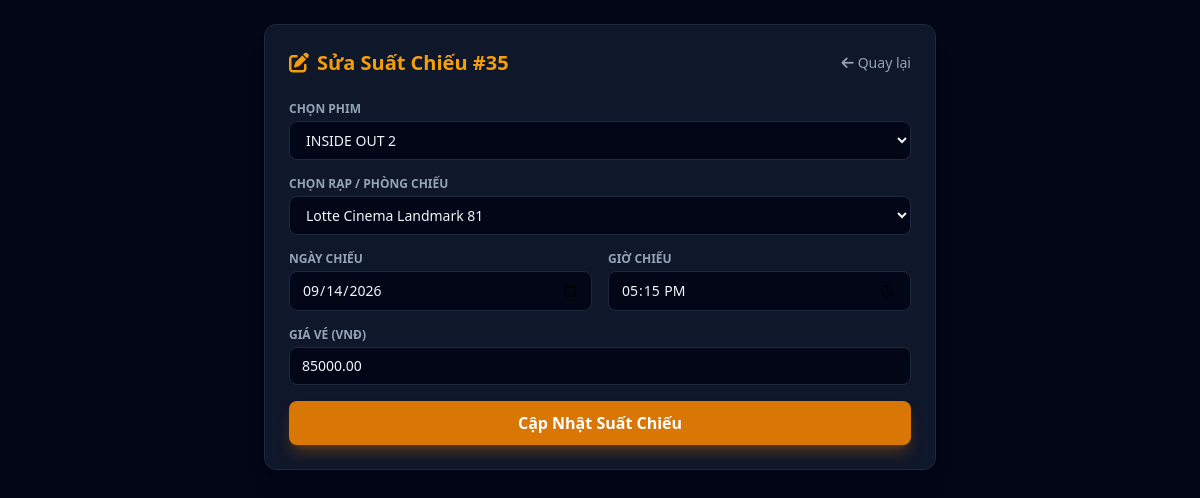
The app's page /admin/showtime_edit.php?id=35 (signed in) with its own data.
### tables this page shows
CREATE TABLE IF NOT EXISTS `showtimes` (
  `id` INT AUTO_INCREMENT PRIMARY KEY,
  `movie_id` INT NOT NULL,
  `cinema_id` INT NOT NULL,
  `show_date` DATE NOT NULL,
  `show_time` TIME NOT NULL,
  `price` DECIMAL(10,2) NOT NULL DEFAULT 75000.00,
  FOREIGN KEY (`movie_id`) REFERENCES `movies`(`id`) ON DELETE CASCADE,
  FOREIGN KEY (`cinema_id`) REFERENCES `cinemas`(`id`) ON DELETE CASCADE
);

CREATE TABLE IF NOT EXISTS `movies` (
  `id` INT AUTO_INCREMENT PRIMARY KEY,
  `title` VARCHAR(255) NOT NULL,
  `director` VARCHAR(255) DEFAULT NULL,
  `cast` TEXT DEFAULT NULL,
  `genre` VARCHAR(255) NOT NULL,
  `duration` INT NOT NULL,
  `release_date` DATE DEFAULT NULL,
  `poster` VARCHAR(255) NOT NULL DEFAULT 'default-poster.jpg',
  `description` TEXT DEFAULT NULL,
  `trailer_url` VARCHAR(255) DEFAULT NULL,
  `status` ENUM('now_showing', 'coming_soon') DEFAULT 'now_showing',
  `created_at` TIMESTAMP DEFAULT CURRENT_TIMESTAMP
);

CREATE TABLE IF NOT EXISTS `cinemas` (
  `id` INT AUTO_INCREMENT PRIMARY KEY,
  `name` VARCHAR(100) NOT NULL,
  `address` VARCHAR(255) NOT NULL
);

### admin/showtime_edit.php (the view, shortened to what this page needs)
<?php
require_once '../config/db.php';
$id = (int)($_GET['id'] ?? 0);
$stmt = $pdo->prepare("SELECT * FROM showtimes WHERE id = ?");
$stmt->execute([$id]);
$showtime = $stmt->fetch();
$movies = $pdo->query("SELECT id, title FROM movies ORDER BY title ASC")->fetchAll();
$cinemas = $pdo->query("SELECT id, name FROM cinemas ORDER BY name ASC")->fetchAll();
?>
<!DOCTYPE html>
<html lang="vi">
<head>
    <script src="https://cdn.tailwindcss.com"></script>
    <link rel="stylesheet" href="https://cdnjs.cloudflare.com/ajax/libs/font-awesome/6.4.2/css/all.min.css">
</head>
<body class="bg-slate-950 text-slate-100 p-6 min-h-screen">
    <div class="max-w-2xl mx-auto bg-slate-900 border border-slate-800 rounded-xl p-6 shadow-xl">
        <div class="flex items-center justify-between mb-6">
            <h2 class="text-xl font-bold text-amber-500"><i class="fa-solid fa-pen-to-square mr-2"></i>Sửa Suất Chiếu #<?= $showtime['id'] ?></h2>
            <a href="showtimes_list.php" class="text-sm text-slate-400 hover:text-white"><i class="fa-solid fa-arrow-left mr-1"></i>Quay lại</a>
        </div>
        <form method="POST" class="space-y-4">
            <div>
                <label class="block text-xs font-semibold text-slate-400 uppercase mb-1">Chọn Phim</label>
                <select name="movie_id" required class="w-full bg-slate-950 border border-slate-800 rounded-lg px-3 py-2 text-sm focus:border-rose-500 focus:outline-none">
                    <?php foreach ($movies as $m): ?>
                        <option value="<?= $m['id'] ?>" <?= $m['id'] == $showtime['movie_id'] ? 'selected' : '' ?>><?= htmlspecialchars($m['title']) ?></option>
                    <?php endforeach; ?>
                </select>
            </div>
            <div>
                <label class="block text-xs font-semibold text-slate-400 uppercase mb-1">Chọn Rạp / Phòng Chiếu</label>
                <select name="cinema_id" required class="w-full bg-slate-950 border border-slate-800 rounded-lg px-3 py-2 text-sm focus:border-rose-500 focus:outline-none">
                    <?php foreach ($cinemas as $c): ?>
                        <option value="<?= $c['id'] ?>" <?= $c['id'] == $showtime['cinema_id'] ? 'selected' : '' ?>><?= htmlspecialchars($c['name']) ?></option>
                    <?php endforeach; ?>
                </select>
            </div>
            <div class="grid grid-cols-2 gap-4">
                <div>
                    <label class="block text-xs font-semibold text-slate-400 uppercase mb-1">Ngày Chiếu</label>
                    <input type="date" name="show_date" value="<?= $showtime['show_date'] ?>" required class="w-full bg-slate-950 border border-slate-800 rounded-lg px-3 py-2 text-sm focus:border-rose-500 focus:outline-none">
                </div>
                <div>
                    <label class="block text-xs font-semibold text-slate-400 uppercase mb-1">Giờ Chiếu</label>
                    <input type="time" name="show_time" value="<?= $showtime['show_time'] ?>" required class="w-full bg-slate-950 border border-slate-800 rounded-lg px-3 py-2 text-sm focus:border-rose-500 focus:outline-none">
                </div>
            </div>
            <div>
                <label class="block text-xs font-semibold text-slate-400 uppercase mb-1">Giá Vé (VNĐ)</label>
                <input type="number" name="price" value="<?= $showtime['price'] ?>" step="1000" required class="w-full bg-slate-950 border border-slate-800 rounded-lg px-3 py-2 text-sm focus:border-rose-500 focus:outline-none">
            </div>
            <button type="submit" class="w-full bg-amber-600 hover:bg-amber-700 text-white font-semibold py-2.5 rounded-lg transition-all shadow-lg shadow-amber-600/30 mt-2">
                Cập Nhật Suất Chiếu
            </button>
        </form>
    </div>
</body>
</html>

### records on screen
showtimes: id "35", movie_id "INSIDE OUT 2", cinema_id "Lotte Cinema Landmark 81", show_date "09/14/2026", show_time "17:15:00", price "85000.00"
